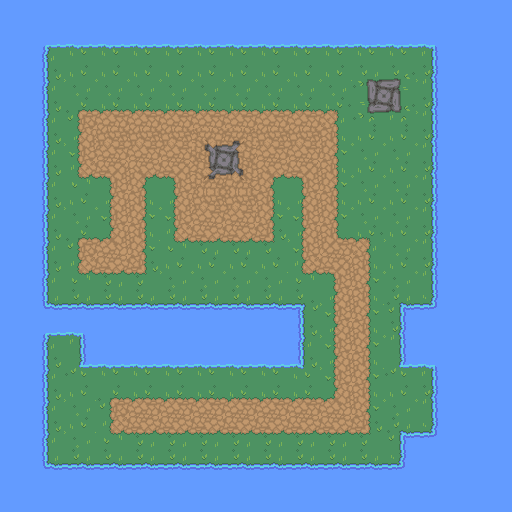

Tiled map render using the project's own tile images. Description and the map definition, with tile-layer contents summarised, below:
An orthogonal 16x16 tile map with 32x32 px tiles, 1 tile layer (Tile Layer 2).

<map version="1.4" tiledversion="1.4.1" orientation="orthogonal" renderorder="right-down" width="16" height="16" tilewidth="32" tileheight="32" infinite="0" nextlayerid="6" nextobjectid="1">
 <tileset firstgid="1" source="tilemap4.tsx" />
 <layer id="5" name="Tile Layer 2" width="16" height="16">
  <data>[256 cells, 256 non-empty, 36 distinct tile ids]</data>
 </layer>
</map>